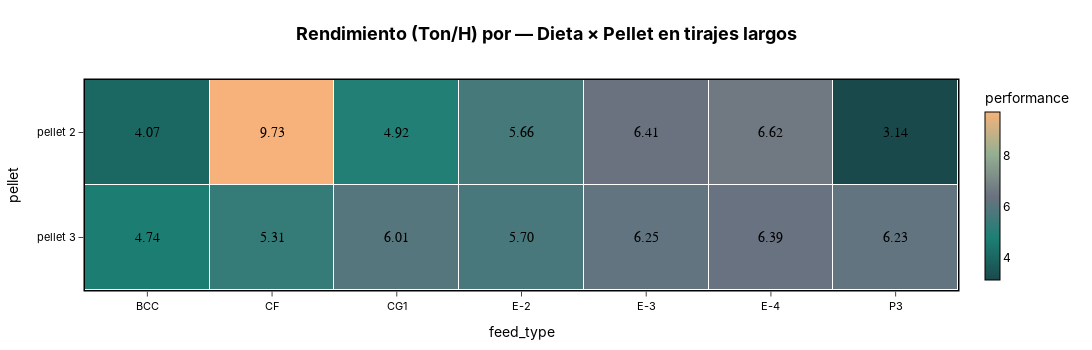

The notebook cell this image was saved under:
### Code cell
fig_23 = plot_heatmap(
    df=prod_pel_trimmed12_largo,
    x_col="feed_type",
    y_col="pellet",
    value_col="performance",
    show_secondary_labels=False,
    secondary_col='quantity_tm',
    secondary_aggfunc = "mean",
    title="Rendimiento (Ton/H) por — Dieta × Pellet en tirajes largos",
    width=1100, height=350,
    colorscale=corporate_colorscale,
)
fig_23.show()
s3.save_plotly_html(fig_23, "pellet_heatmap_rendimiento_pellet.csv")

### Figure 1 — Plotly figure (JSON) as saved in the notebook; plotly's stock layout.template omitted (floating-point values rounded to 4 significant figures)
{"data": [{"colorbar": {"outlinecolor": "black", "outlinewidth": 1, "thickness": 15, "tickfont": {"color": "black"}, "title": {"font": {"color": "black"}, "text": "performance"}}, "colorscale": [[0, "#1A494C"], [0.25, "#1C8074"], [0.5, "#6B7280"], [0.75, "#94AF92"], [1, "#F6B27A"]], "customdata": [[20, 30, 16, 29.4, 32.35, 32.8, 22], [22.6, 20.25, 21, 30, 30.7, 28.91, 21.5]], "hovertemplate": "<b>feed_type:</b> %{x}<br><b>pellet:</b> %{y}<br><b>performance:</b> %{text}<br><b>quantity_tm:</b> %{customdata:.1f}<extra></extra>", "text": [["4.07", "9.73", "4.92", "5.66", "6.41", "6.62", "3.14"], ["4.74", "5.31", "6.01", "5.70", "6.25", "6.39", "6.23"]], "type": "heatmap", "x": ["BCC", "CF", "CG1", "E-2", "E-3", "E-4", "P3"], "xgap": 1, "y": ["pellet 2", "pellet 3"], "ygap": 1, "z": [[4.072, 9.73, 4.923, 5.656, 6.413, 6.621, 3.143], [4.741, 5.307, 6.008, 5.703, 6.251, 6.385, 6.234]], "zmax": 9.73, "zmin": 3.143}], "layout": {"annotations": [{"font": {"color": "black", "family": "Arial", "size": 14}, "showarrow": false, "text": "4.07", "x": "BCC", "y": "pellet 2"}, {"font": {"color": "black", "family": "Arial", "size": 14}, "showarrow": false, "text": "9.73", "x": "CF", "y": "pellet 2"}, {"font": {"color": "black", "family": "Arial", "size": 14}, "showarrow": false, "text": "4.92", "x": "CG1", "y": "pellet 2"}, {"font": {"color": "black", "family": "Arial", "size": 14}, "showarrow": false, "text": "5.66", "x": "E-2", "y": "pellet 2"}, {"font": {"color": "black", "family": "Arial", "size": 14}, "showarrow": false, "text": "6.41", "x": "E-3", "y": "pellet 2"}, {"font": {"color": "black", "family": "Arial", "size": 14}, "showarrow": false, "text": "6.62", "x": "E-4", "y": "pellet 2"}, {"font": {"color": "black", "family": "Arial", "size": 14}, "showarrow": false, "text": "3.14", "x": "P3", "y": "pellet 2"}, {"font": {"color": "black", "family": "Arial", "size": 14}, "showarrow": false, "text": "4.74", "x": "BCC", "y": "pellet 3"}, {"font": {"color": "black", "family": "Arial", "size": 14}, "showarrow": false, "text": "5.31", "x": "CF", "y": "pellet 3"}, {"font": {"color": "black", "family": "Arial", "size": 14}, "showarrow": false, "text": "6.01", "x": "CG1", "y": "pellet 3"}, {"font": {"color": "black", "family": "Arial", "size": 14}, "showarrow": false, "text": "5.70", "x": "E-2", "y": "pellet 3"}, {"font": {"color": "black", "family": "Arial", "size": 14}, "showarrow": false, "text": "6.25", "x": "E-3", "y": "pellet 3"}, {"font": {"color": "black", "family": "Arial", "size": 14}, "showarrow": false, "text": "6.39", "x": "E-4", "y": "pellet 3"}, {"font": {"color": "black", "family": "Arial", "size": 14}, "showarrow": false, "text": "6.23", "x": "P3", "y": "pellet 3"}], "font": {"color": "black", "family": "Inter, Arial, sans-serif"}, "height": 350, "margin": {"b": 60, "l": 60, "r": 60, "t": 80}, "paper_bgcolor": "rgba(0,0,0,0)", "plot_bgcolor": "rgba(0,0,0,0)", "title": {"font": {"color": "black", "size": 18}, "text": "<b>Rendimiento (Ton/H) por — Dieta × Pellet en tirajes largos<b>", "x": 0.5}, "width": 1100, "xaxis": {"gridcolor": "rgba(0,0,0,0)", "linecolor": "black", "linewidth": 1.5, "mirror": true, "showline": true, "side": "bottom", "tickfont": {"color": "black", "size": 11}, "ticklen": 5, "ticks": "outside", "title": {"text": "feed_type"}}, "yaxis": {"autorange": "reversed", "gridcolor": "rgba(0,0,0,0)", "linecolor": "black", "linewidth": 1.5, "mirror": true, "showline": true, "tickfont": {"color": "black", "size": 11}, "ticklen": 5, "ticks": "outside", "title": {"text": "pellet"}}}}
